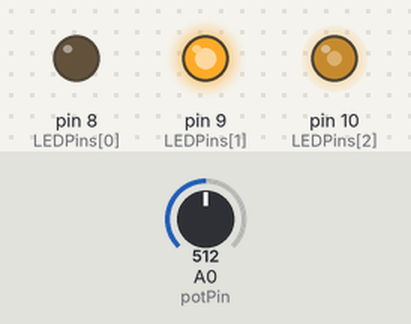
Simulated run of this sketch. Board: Arduino Uno, built with avr-gcc and run on an emulated ATmega328P. Parts: output pins drawn as LEDs (lit = HIGH). The inputs (shaded band) are chosen by the test bench; at power-on: A0 (potPin) = 512.

Above: at 1.2 s.
1.3 s: A0 (potPin) set to 716
At 2.0 s:
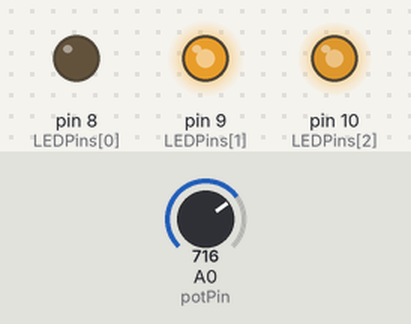
2.8 s: A0 (potPin) set to 900
At 3.2 s:
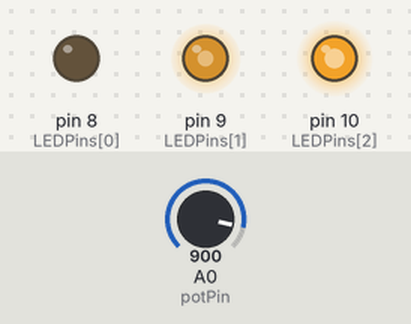
4.3 s: A0 (potPin) set to 1023
At 5.5 s:
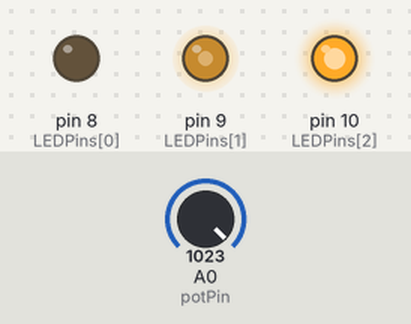
5.8 s: A0 (potPin) set to 511
At 6.7 s:
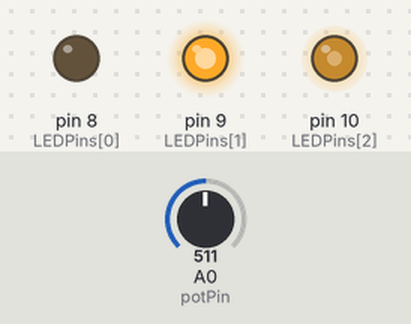
7.3 s: A0 (potPin) set to 306
At 7.8 s:
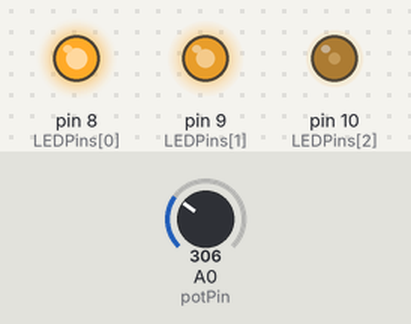
Timing chart, 0 to 9.8 s (numbered marks = the images above; inputs shaded):
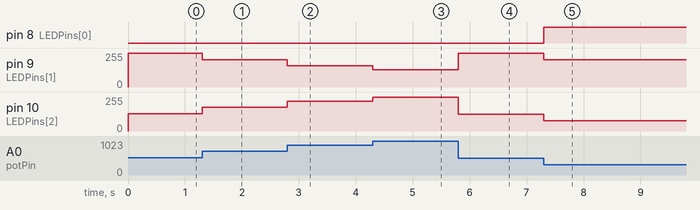

The sketch:

3_LED_fading_pot_trigger.ino
```cpp
const int potPin = A0;
const int LEDPins[] = {8,9,10};

void setup() {
  for (int i=0; i<3; i++) {
    pinMode(LEDPins[i], OUTPUT);
  }
}

void loop() {
  float potValue = analogRead(potPin);

  analogWrite(LEDPins[0], 255 - (potValue / 4));
  analogWrite(LEDPins[2], potValue / 4);
  if (potValue < 512) {
    analogWrite(LEDPins[1], 128 + ((127 * potValue) / 512));
  } else {
    analogWrite(LEDPins[1], 255 - ((127 * (potValue - 512)) / 511));
  }
}
```

Measured:
- after the input at 1.3 s, pin 9 (LEDPins[1]): 255/255 → 204/255 at once; pin 10 (LEDPins[2]): 128/255 → 179/255 at once
- after the input at 2.8 s, pin 9 (LEDPins[1]): 204/255 → 158/255 at once; pin 10 (LEDPins[2]): 179/255 → 225/255 at once
- after the input at 4.3 s, pin 9 (LEDPins[1]): 158/255 → 128/255 at once; pin 10 (LEDPins[2]): 225/255 → 255/255 at once
- after the input at 5.8 s, pin 9 (LEDPins[1]): 128/255 → 254/255 at once; pin 10 (LEDPins[2]): 255/255 → 127/255 at once
- after the input at 7.3 s, pin 8 (LEDPins[0]): LOW → HIGH at once; pin 9 (LEDPins[1]): 254/255 → 203/255 at once; pin 10 (LEDPins[2]): 127/255 → 76/255 at once
